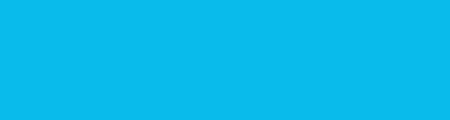
Frame 1 (no input)
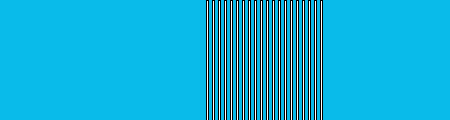
Frame 60 (the mouse pressed at the canvas centre just before this capture)
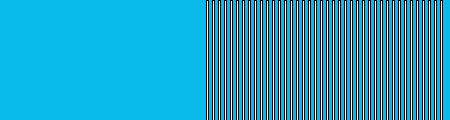
Frame 120 (the mouse held since frame 60 and released just before this capture)

The Processing sketch that drew these frames (run headless with seeded random() and noise(); from frame 60 on, the mouse is pressed at the canvas centre):

// Processing sketch: processing_11564
// ── processing_11564.pde

//ejemplo de modulo con funciones
//chris kairalla
 
//contador aumenta en 1 cada loop
int counter = 400;
//determina cuatos niveles mas abajo deberan contarse antes de dibujar el otro rect
int repeat = 3;
//posicion x de rect
int x = 200;
//posicion y de rect
int y = 0;
//ancho de rect
int rectWidth = 2;
//alto de rect
int rectHeight = 400;
 
 
void setup(){
 size(450, 120);
   background(9,187,234);
frameRate(120);
}
 
void draw(){
  //usa modulo para crear un loop repetitivo de numeros
  //cambia repetir para hacer mas filas de rects
  int multNumber = modulo(counter, repeat);
  moveRect(multNumber);
  //dibuja rect
  rect(x, y, rectWidth, rectHeight);
  //resetea si la linea se queda en el ancho de la pantalla
    if (x > width){
    resetValues();
  }
  increaseCounter();
}
 
//funcion que devuelve el modulo de dos numeros
int modulo(int ctr, int _repeat){
 int m = ctr % _repeat;
 return m;
}
 
//mueve el rect a la prox posicion
void moveRect(int multNumber){
   //coloca el siguiente rect justo abajo del ultimo
  y = rectHeight * multNumber;
    //mueve el siguiente rect a la derecha del ultimo rect
  x += rectWidth;
}
 
void increaseCounter(){
   //aumenta contador. Este puede aumentar lo que quiera, y
  //modulo siempre sera un ciclo arriba para repetir el valor
  counter ++;
}
 
void resetValues(){
   background(245, 52, 123);
   x = 0;
   y = 0;
}
